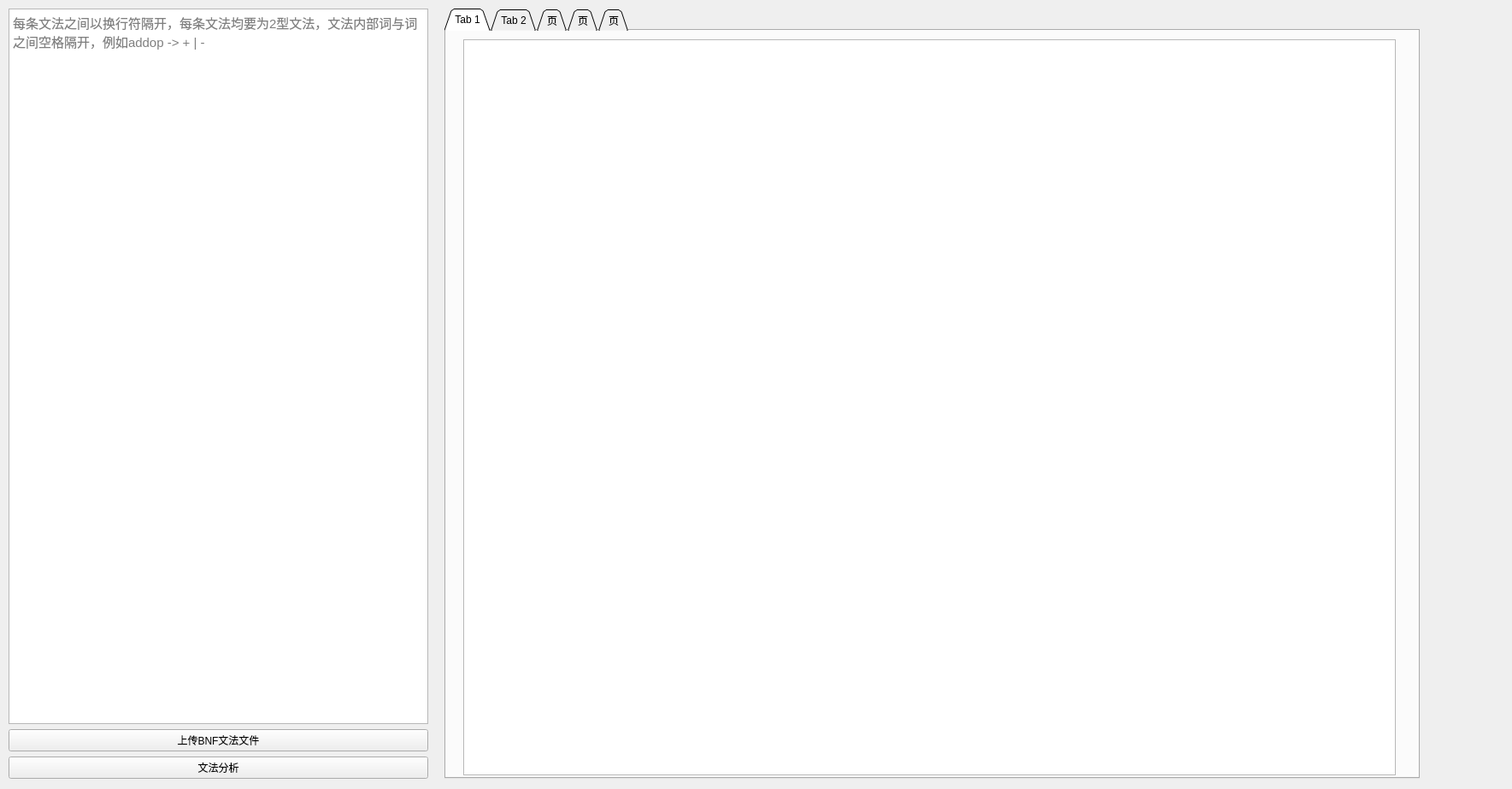
<?xml version="1.0" encoding="UTF-8"?>
<ui version="4.0">
 <class>TaskTwoWidget</class>
 <widget class="QWidget" name="TaskTwoWidget">
  <property name="geometry">
   <rect>
    <x>0</x>
    <y>0</y>
    <width>1769</width>
    <height>923</height>
   </rect>
  </property>
  <property name="minimumSize">
   <size>
    <width>1769</width>
    <height>923</height>
   </size>
  </property>
  <property name="maximumSize">
   <size>
    <width>1769</width>
    <height>923</height>
   </size>
  </property>
  <property name="windowTitle">
   <string>Form</string>
  </property>
  <widget class="QWidget" name="verticalLayoutWidget">
   <property name="geometry">
    <rect>
     <x>10</x>
     <y>10</y>
     <width>491</width>
     <height>901</height>
    </rect>
   </property>
   <layout class="QVBoxLayout" name="verticalLayout">
    <item>
     <widget class="QTextEdit" name="textEdit">
      <property name="font">
       <font>
        <family>Arial</family>
        <pointsize>11</pointsize>
       </font>
      </property>
      <property name="placeholderText">
       <string>每条文法之间以换行符隔开，每条文法均要为2型文法，文法内部词与词之间空格隔开，例如addop -&gt; + | -</string>
      </property>
     </widget>
    </item>
    <item>
     <widget class="QPushButton" name="uploadBNFButton">
      <property name="text">
       <string>上传BNF文法文件</string>
      </property>
     </widget>
    </item>
    <item>
     <widget class="QPushButton" name="grammarAnalyseButton">
      <property name="text">
       <string>文法分析</string>
      </property>
     </widget>
    </item>
   </layout>
  </widget>
  <widget class="QTabWidget" name="tabWidget">
   <property name="geometry">
    <rect>
     <x>520</x>
     <y>10</y>
     <width>1141</width>
     <height>901</height>
    </rect>
   </property>
   <property name="tabShape">
    <enum>QTabWidget::Triangular</enum>
   </property>
   <property name="currentIndex">
    <number>0</number>
   </property>
   <widget class="QWidget" name="tab">
    <attribute name="title">
     <string>Tab 1</string>
    </attribute>
    <widget class="QTableView" name="firstFollowTable">
     <property name="geometry">
      <rect>
       <x>20</x>
       <y>10</y>
       <width>1091</width>
       <height>861</height>
      </rect>
     </property>
     <property name="font">
      <font>
       <family>Arial</family>
       <pointsize>11</pointsize>
      </font>
     </property>
    </widget>
   </widget>
   <widget class="QWidget" name="tab_2">
    <attribute name="title">
     <string>Tab 2</string>
    </attribute>
   </widget>
   <widget class="QWidget" name="tab_4">
    <attribute name="title">
     <string>页</string>
    </attribute>
   </widget>
   <widget class="QWidget" name="tab_3">
    <attribute name="title">
     <string>页</string>
    </attribute>
   </widget>
   <widget class="QWidget" name="tab_5">
    <attribute name="title">
     <string>页</string>
    </attribute>
   </widget>
  </widget>
 </widget>
 <resources/>
 <connections/>
</ui>
